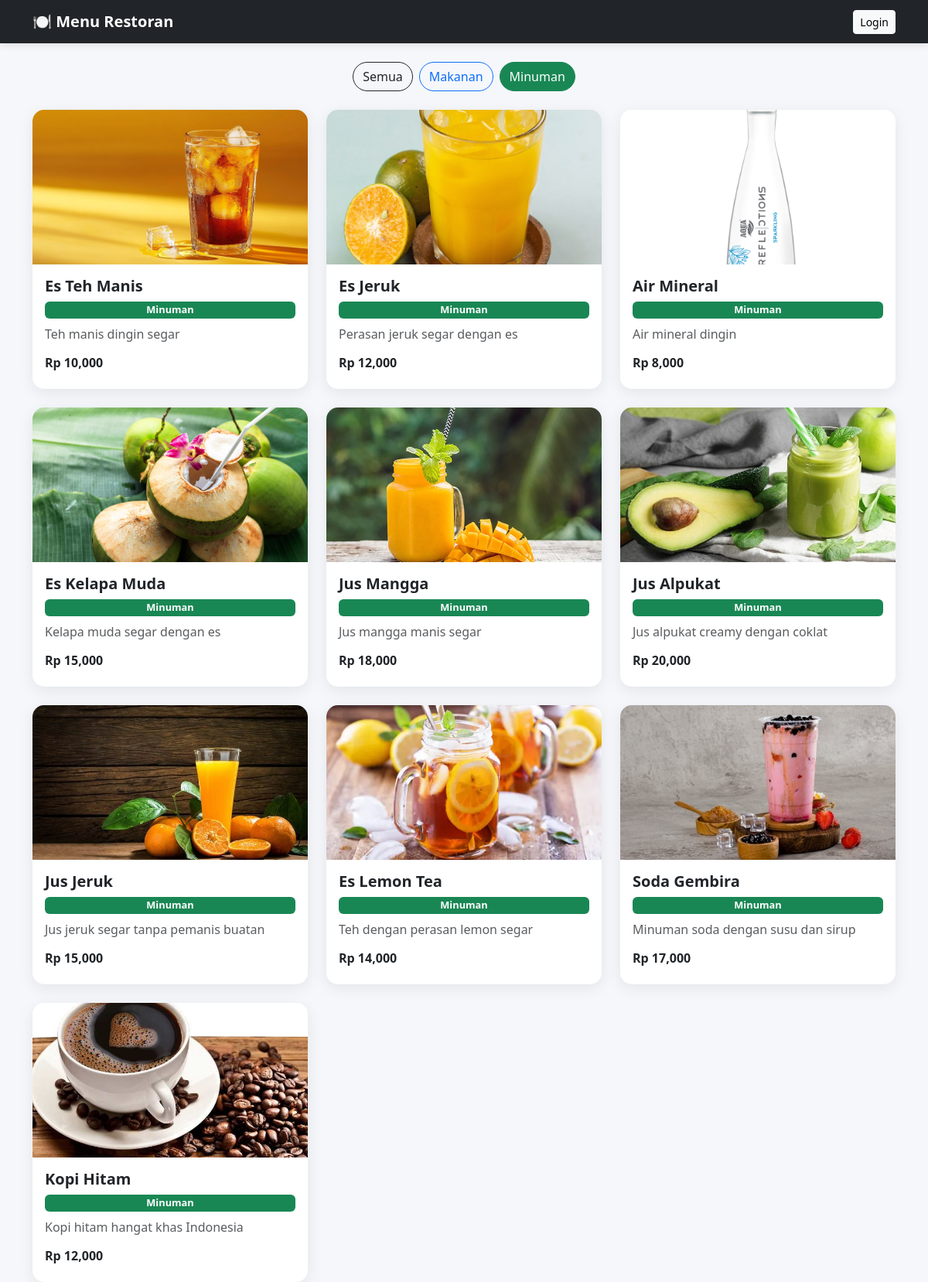
/?kategori=Minuman, run on the app's committed database.
### tables this page shows
CREATE TABLE `menu` (
  `id` int(11) NOT NULL,
  `nama_menu` varchar(100) DEFAULT NULL,
  `harga` int(11) DEFAULT NULL,
  `kategori` varchar(50) DEFAULT NULL,
  `deskripsi` text DEFAULT NULL,
  `gambar` varchar(255) DEFAULT NULL
);

### index.php (the view, shortened to what this page needs)
<?php
include 'koneksi.php';
$kategori = isset($_GET['kategori']) ? $_GET['kategori'] : '';
if($kategori != ''){
    $query = mysqli_query($conn, "SELECT * FROM menu WHERE kategori='$kategori'");
} else {
    $query = mysqli_query($conn, "SELECT * FROM menu ORDER BY RAND()");
}
?>
<!DOCTYPE html>
<html>
<head>
<link href="https://cdn.jsdelivr.net/npm/bootstrap@5.3.0/dist/css/bootstrap.min.css" rel="stylesheet">
</head>
<body>
<nav class="navbar navbar-dark bg-dark">
<div class="container">
<span class="navbar-brand fw-bold">🍽️ Menu Restoran</span>
<div>
<?php if(isset($_SESSION['login'])): ?>
<a href="dashboard.php" class="btn btn-success btn-sm">Dashboard</a>
<a href="logout.php" class="btn btn-danger btn-sm">Logout</a>
<?php else: ?>
<a href="login.php" class="btn btn-light btn-sm">Login</a>
<?php endif; ?>
</div>
</div>
</nav>
<div class="container mt-4">
    <div class="d-flex justify-content-center mb-4 filter-btn">
        <a href="index.php" class="btn btn-outline-dark mx-1 <?= $kategori==''?'active':'' ?>">Semua</a>
        <a href="?kategori=Makanan" class="btn btn-outline-primary mx-1 <?= $kategori=='Makanan'?'active':'' ?>">Makanan</a>
        <a href="?kategori=Minuman" class="btn btn-outline-success mx-1 <?= $kategori=='Minuman'?'active':'' ?>">Minuman</a>
    </div>
    <div class="row g-4">
        <?php while($r=mysqli_fetch_assoc($query)){ ?>
        <div class="col-md-4">
            <div class="card h-100">
                <img src="uploads/<?= $r['gambar'] ? $r['gambar'] : 'default.jpg'; ?>" class="card-img-top">
                <div class="card-body d-flex flex-column">
                    <h5 class="fw-bold"><?= $r['nama_menu']; ?></h5>
                    <span class="badge
                        <?= $r['kategori']=='Makanan' ? 'bg-primary' : 'bg-success'; ?>">
                        <?= $r['kategori']; ?>
                    </span>
                    <p class="text-muted mt-2 flex-grow-1">
                        <?= $r['deskripsi']; ?>
                    </p>
                    <h6 class="fw-bold text-dark">
                        Rp <?= number_format($r['harga']); ?>
                    </h6>
                </div>
            </div>
        </div>
        <?php } ?>
    </div>
</div>
</body>
</html>

### index.php (style rules this page uses)
body { background-color: #f5f7fb; }
.navbar { box-shadow: 0 2px 10px rgba(0,0,0,0.1); }
.card { border: none; border-radius: 15px; overflow: hidden; transition: 0.3s; box-shadow: 0 5px 20px rgba(0,0,0,0.08); }
.card img { height: 200px; object-fit: cover; }
.badge { font-size: 0.8rem; }
.filter-btn .btn { border-radius: 20px; }

### data on the page
menu: gambar (picture), nama_menu "Es Teh Manis", kategori "Minuman", deskripsi "Teh manis dingin segar", harga "10,000"
menu: gambar (picture), nama_menu "Es Jeruk", kategori "Minuman", deskripsi "Perasan jeruk segar dengan es", harga "12,000"
menu: gambar (picture), nama_menu "Air Mineral", kategori "Minuman", deskripsi "Air mineral dingin", harga "8,000"
menu: gambar (picture), nama_menu "Es Kelapa Muda", kategori "Minuman", deskripsi "Kelapa muda segar dengan es", harga "15,000"
menu: gambar (picture), nama_menu "Jus Mangga", kategori "Minuman", deskripsi "Jus mangga manis segar", harga "18,000"
menu: gambar (picture), nama_menu "Jus Alpukat", kategori "Minuman", deskripsi "Jus alpukat creamy dengan coklat", harga "20,000"
menu: gambar (picture), nama_menu "Jus Jeruk", kategori "Minuman", deskripsi "Jus jeruk segar tanpa pemanis buatan", harga "15,000"
menu: gambar (picture), nama_menu "Es Lemon Tea", kategori "Minuman", deskripsi "Teh dengan perasan lemon segar", harga "14,000"
menu: gambar (picture), nama_menu "Soda Gembira", kategori "Minuman", deskripsi "Minuman soda dengan susu dan sirup", harga "17,000"
menu: gambar (picture), nama_menu "Kopi Hitam", kategori "Minuman", deskripsi "Kopi hitam hangat khas Indonesia", harga "12,000"
